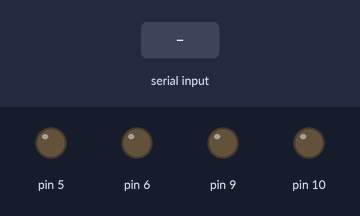
The sketch below on a simulated Arduino Uno, built with avr-gcc and run on an emulated ATmega328P. On the bench: output pins drawn as LEDs (lit = HIGH). The inputs (shaded band) are chosen by the test bench.

Above: at 1.2 s.
1.3 s: "1" received over the second serial link
At 1.7 s:
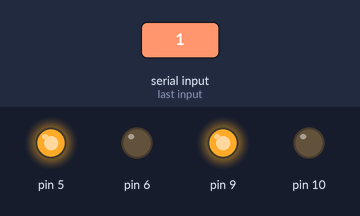
2.9 s: "2" received over the second serial link
At 4.2 s:
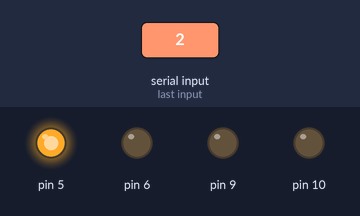
4.5 s: "3" received over the second serial link
At 5.4 s:
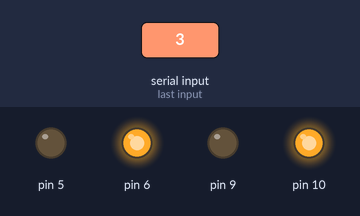
6.1 s: "4" received over the second serial link
At 6.6 s:
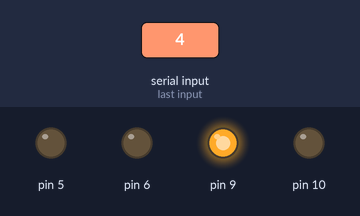
7.7 s: "0" received over the second serial link
At 9.0 s:
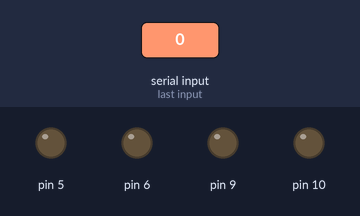
Timing chart, 0 to 10.3 s (numbered marks = the images above; inputs shaded):
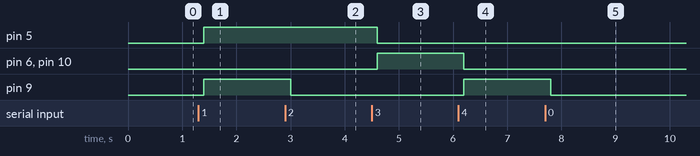

Measured:
- after the input at 1.3 s, pin 5, pin 9: LOW → HIGH after 0.10 s
- after the input at 2.9 s, pin 9: HIGH → LOW after 0.10 s
- after the input at 4.5 s, pin 5: HIGH → LOW after 0.10 s; pin 6, pin 10: LOW → HIGH after 0.10 s
- after the input at 6.1 s, pin 6, pin 10: HIGH → LOW after 0.10 s; pin 9: LOW → HIGH after 0.10 s
- after the input at 7.7 s, pin 9: HIGH → LOW after 0.10 s

The sketch:

CODIGO_robot_movil_bluetooth.ino
```cpp
#include <SoftwareSerial.h>
SoftwareSerial bluetooth(A0,A1);
char dato;
void setup()
{
  pinMode(5,OUTPUT);
  pinMode(6,OUTPUT);
  pinMode(9,OUTPUT);
  pinMode(10,OUTPUT);
  bluetooth.begin(9600);
}

void loop()
{
  dato = bluetooth.read();
  delay(100);
  if(dato=='0')//PARAR
  {
    digitalWrite(5,LOW);
    digitalWrite(6,LOW);
    digitalWrite(9,LOW);
    digitalWrite(10,LOW);
  }
  if(dato=='1')//AVANZA
  {
    digitalWrite(5,HIGH);
    digitalWrite(6,LOW);
    digitalWrite(9,HIGH);
    digitalWrite(10,LOW);
  }
  if(dato=='2')//DERECHA
  {
    digitalWrite(5,HIGH);
    digitalWrite(6,LOW);
    digitalWrite(9,LOW);
    digitalWrite(10,LOW);
  }
  if(dato=='3')//ATRAS
  {
    digitalWrite(5,LOW);
    digitalWrite(6,HIGH);
    digitalWrite(9,LOW);
    digitalWrite(10,HIGH);
  }
  if(dato=='4')//IZQUIERDA
  {
    digitalWrite(5,LOW);
    digitalWrite(6,LOW);
    digitalWrite(9,HIGH);
    digitalWrite(10,LOW);
  }
}
```
